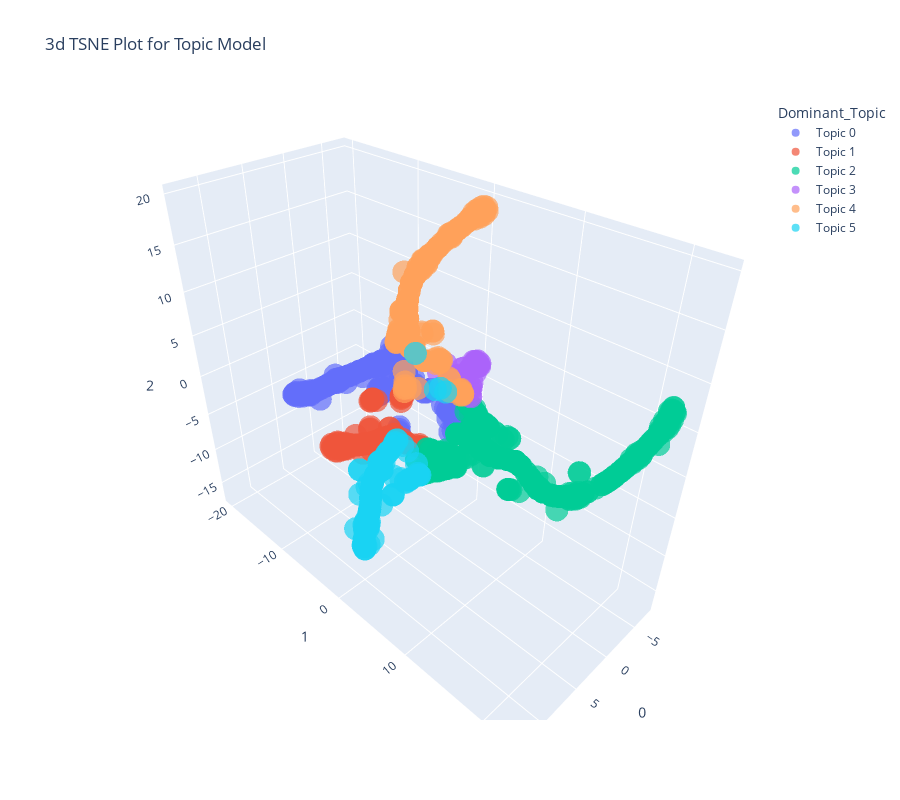

The code cell stored with this chart in its notebook:
### Markdown cell above
## T-distributed Stochastic Neighbor Embedding (t-SNE)

### Code cell
plot_model(lda, plot = 'tsne')
